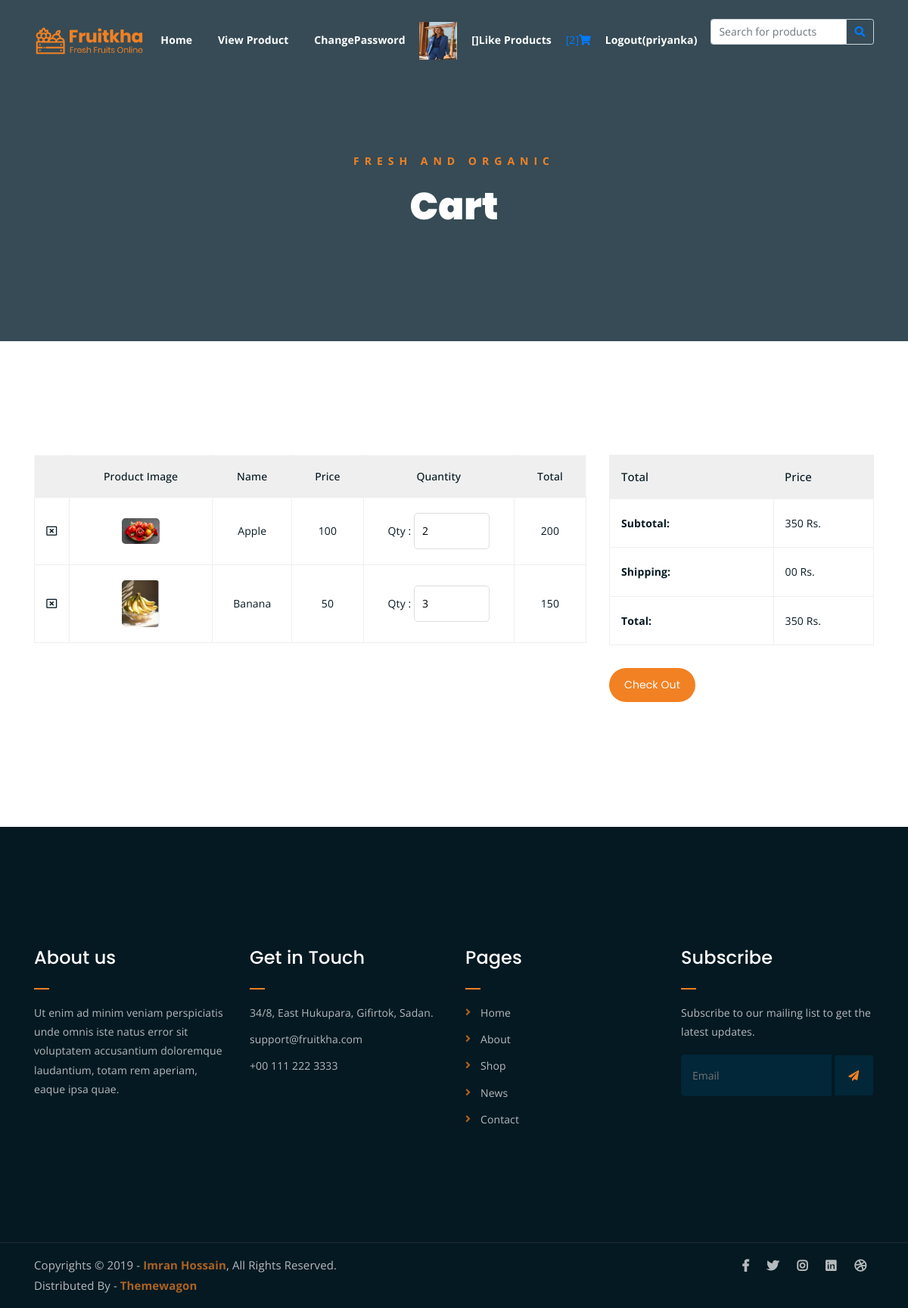
The page /cart/ (signed in) on the database its author committed.
### myapp/models.py (models this page shows, shortened)
class User(models.Model):
    usertype=models.CharField(max_length=20,default="buyer")
    email=models.EmailField()
    name=models.CharField(max_length=20)
    mobile=models.PositiveIntegerField()
    password=models.CharField(max_length=20)
    profile=models.ImageField(default="",upload_to="picture/")

class Cart(models.Model):
    user=models.ForeignKey(User,on_delete=models.CASCADE)
    product = models.ForeignKey(Addproduct,on_delete=models.CASCADE)
    qty = models.PositiveIntegerField()
    product_price=models.PositiveIntegerField()
    total_price=models.PositiveIntegerField()
    payment_status= models.BooleanField(default=False)
    date_added = models.DateTimeField(auto_now_add=True)

class Addproduct(models.Model):
    category=(
        ("apple","apple"),
        ("banana","banana"),
        ("kiwi","kiwi"),
        ("cherry","cherry"),
        ("mango","mango"),
        ("grapes","grapes"),
    )
    pcategory=models.CharField(max_length=20,choices=category,null=True)
    seller=models.ForeignKey(User,on_delete=models.CASCADE)
    pname=models.CharField(max_length=100)
    pbrand=models.CharField(max_length=100)
    pdesc=models.CharField(max_length=200)
    pprice=models.PositiveIntegerField()
    pimg=models.ImageField(default="",upload_to="addpicture/")

### myapp/views.py (the view)
# urls.py: path('cart/',views.view_cart, name='cart'),
def view_cart(request):
    cart_price=0
    user= User.objects.get(email=request.session['email'])
    cart_items = Cart.objects.filter(user=user)
    request.session['cart']=len(cart_items)
    for i in cart_items:
        cart_price=cart_price+i.total_price
    return render(request,'cart.html', {'cart_items': cart_items,'cart_price': cart_price})

### myapp/templates/cart.html (shortened to what this page needs)
{% extends 'header.html' %}
{% load static %}
{% block content %}
	<div class="breadcrumb-section breadcrumb-bg">
		<div class="container">
			<div class="row">
				<div class="col-lg-8 offset-lg-2 text-center">
					<div class="breadcrumb-text">
						<p>Fresh and Organic</p>
						<h1>Cart</h1>
					</div>
				</div>
			</div>
		</div>
	</div>
	<div class="cart-section mt-150 mb-150">
		<div class="container">
			<div class="row">
				<div class="col-lg-8 col-md-12">
					<div class="cart-table-wrap">
						<table class="cart-table">
							<thead class="cart-table-head">
								<tr class="table-head-row">
									<th class="product-remove"></th>
									<th class="product-image">Product Image</th>
									<th class="product-name">Name</th>
									<th class="product-price">Price</th>
									<th class="product-quantity">Quantity</th>
									<th class="product-total">Total</th>
								</tr>
							</thead>
							{% for i in cart_items %}
							<tbody>
								<tr class="table-body-row">
									<td class="product-remove"><a href="{% url 'removecart' i.pk %}"><i class="far fa-window-close"></i></a></td>
									<td class="product-image"><img src={{i.product.pimg.url}} alt=""></td>
									<td class="product-name">{{i.product.pname}}</td>
									<td class="product-price">{{i.product.pprice}}</td>
									<td class="product-quantity">
										<form name="change_qty" method="post" action="{% url 'change-qty' pk=i.pk %}">
											Qty : <input type="number" name="product_qty" value="{{i.qty}}" min="1" max="10" onchange="this.form.submit();">
										 </form>
									</td>
									<td class="product-total">{{i.total_price}}</td>
								</tr>
							</tbody>
							{% empty %}
    						<p>Your cart is empty.</p>
    						{% endfor %}
						</table>
					</div>
				</div>
				<div class="col-lg-4">
					<div class="total-section">
						<table class="total-table">
							<thead class="total-table-head">
								<tr class="table-total-row">
									<th>Total</th>
									<th>Price</th>
								</tr>
							</thead>
							<tbody>
								<tr class="total-data">
									<td><strong>Subtotal: </strong></td>
									<td>{{cart_price}} Rs.</td>
								</tr>
								<tr class="total-data">
									<td><strong>Shipping: </strong></td>
									<td>00 Rs.</td>
								</tr>
								<tr class="total-data">
									<td><strong>Total: </strong></td>
									<td>{{cart_price}} Rs.</td>
								</tr>
							</tbody>
						</table>
						<div class="cart-buttons">
							<a href="{% url 'checkout' %}" class="boxed-btn black">Check Out</a>
						</div>
					</div>
				</div>
			</div>
		</div>
	</div>
{% endblock %}

### myapp/templates/header.html (shortened to what this page needs)
{% load static %}
<!DOCTYPE html>
<html lang="en">
<head>
	<link rel="stylesheet" href="{% static 'assets/css/all.min.css' %}">
	<link rel="stylesheet" href="{% static 'assets/bootstrap/css/bootstrap.min.css' %}">
	<link rel="stylesheet" href="{% static 'assets/css/owl.carousel.css' %}">
	<link rel="stylesheet" href="{% static 'assets/css/magnific-popup.css' %}">
	<link rel="stylesheet" href="{% static 'assets/css/animate.css' %}">
	<link rel="stylesheet" href="{% static 'assets/css/meanmenu.min.css' %}">
	<link rel="stylesheet" href="{% static 'assets/css/main.css' %}">
	<link rel="stylesheet" href="{% static 'assets/css/responsive.css' %}">
</head>
<body>
	<div class="top-header-area" id="sticker">
		<div class="container">
			<div class="row">
				<div class="col-lg-12 col-sm-12 text-center">
					<div class="main-menu-wrap">
						<div class="site-logo">
							<a href="index.html">
								<img src="{% static 'assets/img/logo.png' %}" alt="">
							</a>
						</div>
						<nav class="main-menu">
							<ul>
								<li><a href="{% url 'indexx' %}">Home</a></li>
								<li><a href="{% url 'showp' cat='all' %}">View Product</a>
								</li>
                                {% if request.session.email %}
                                <li><a href="{% url 'changepass' %}">ChangePassword</a></li>
								<a href="{% url 'profile' %}"><img src="{{request.session.profile}}" style="width:50px;height:50px;"></a>
								<li><a href="{% url 'like' %}">[{{request.session.like}}]Like Products</a></li>
								<a href="{% url 'cart' %}">[{{request.session.cart}}]<i class="fas fa-shopping-cart"></i></a>
								<li><a href="{% url 'logout' %}">Logout({{request.session.name}})</a></li>
                                {% else %}
                                <li><a href="{% url 'signup' %}">Signup</a></li>
                                <li><a href="{% url 'login' %}">Login</a></li>
                                {% endif %}
								<li>
									<form action="{% url 'searchproduct' %}" method="get">
										<div class="input-group">
											<input type="text" class="form-control" name="q" placeholder="Search for products">
											<div class="input-group-append">
												<span class="input-group-text bg-transparent text-primary">
													<i class="fa fa-search"></i>
												</span>
											</div>
										</div>
									</form>
								</li>
							</ul>
						</nav>
					</div>
				</div>
			</div>
		</div>
	</div>
{% block content %}
{% endblock %}
	<div class="footer-area">
		<div class="container">
			<div class="row">
				<div class="col-lg-3 col-md-6">
					<div class="footer-box about-widget">
						<h2 class="widget-title">About us</h2>
						<p>Ut enim ad minim veniam perspiciatis unde omnis iste natus error sit voluptatem accusantium doloremque laudantium, totam rem aperiam, eaque ipsa quae.</p>
					</div>
				</div>
				<div class="col-lg-3 col-md-6">
					<div class="footer-box get-in-touch">
						<h2 class="widget-title">Get in Touch</h2>
						<ul>
							<li>34/8, East Hukupara, Gifirtok, Sadan.</li>
							<li>support@fruitkha.com</li>
							<li>+00 111 222 3333</li>
						</ul>
					</div>
				</div>
				<div class="col-lg-3 col-md-6">
					<div class="footer-box pages">
						<h2 class="widget-title">Pages</h2>
						<ul>
							<li><a href="index.html">Home</a></li>
							<li><a href="about.html">About</a></li>
							<li><a href="services.html">Shop</a></li>
							<li><a href="news.html">News</a></li>
							<li><a href="contact.html">Contact</a></li>
						</ul>
					</div>
				</div>
				<div class="col-lg-3 col-md-6">
					<div class="footer-box subscribe">
						<h2 class="widget-title">Subscribe</h2>
						<p>Subscribe to our mailing list to get the latest updates.</p>
						<form action="index.html">
							<input type="email" placeholder="Email">
							<button type="submit"><i class="fas fa-paper-plane"></i></button>
						</form>
					</div>
				</div>
			</div>
		</div>
	</div>
	<div class="copyright">
		<div class="container">
			<div class="row">
				<div class="col-lg-6 col-md-12">
					<p>Copyrights &copy; 2019 - <a href="https://imransdesign.com/">Imran Hossain</a>,  All Rights Reserved.<br>
						Distributed By - <a href="https://themewagon.com/">Themewagon</a>
					</p>
				</div>
				<div class="col-lg-6 text-right col-md-12">
					<div class="social-icons">
						<ul>
							<li><a href="#" target="_blank"><i class="fab fa-facebook-f"></i></a></li>
							<li><a href="#" target="_blank"><i class="fab fa-twitter"></i></a></li>
							<li><a href="#" target="_blank"><i class="fab fa-instagram"></i></a></li>
							<li><a href="#" target="_blank"><i class="fab fa-linkedin"></i></a></li>
							<li><a href="#" target="_blank"><i class="fab fa-dribbble"></i></a></li>
						</ul>
					</div>
				</div>
			</div>
		</div>
	</div>
</body>
</html>

### myapp/static/assets/css/responsive.css (style rules this page uses)
@media only screen and (min-width: 992px) and (max-width: 1200px) { .cart-buttons a:first-child { margin-right: 0; margin-bottom: 15px; } }

### rows shown on the page
User: session.name "priyanka"
Cart: product.pimg (picture), product.pname "Apple", product.pprice "100", product_qty "2", total_price "200"
Cart: product.pimg (picture), product.pname "Banana", product.pprice "50", product_qty "3", total_price "150"

### other values the page prints
{{ request.session.cart }} "2"
{{ cart_price }} "350"
